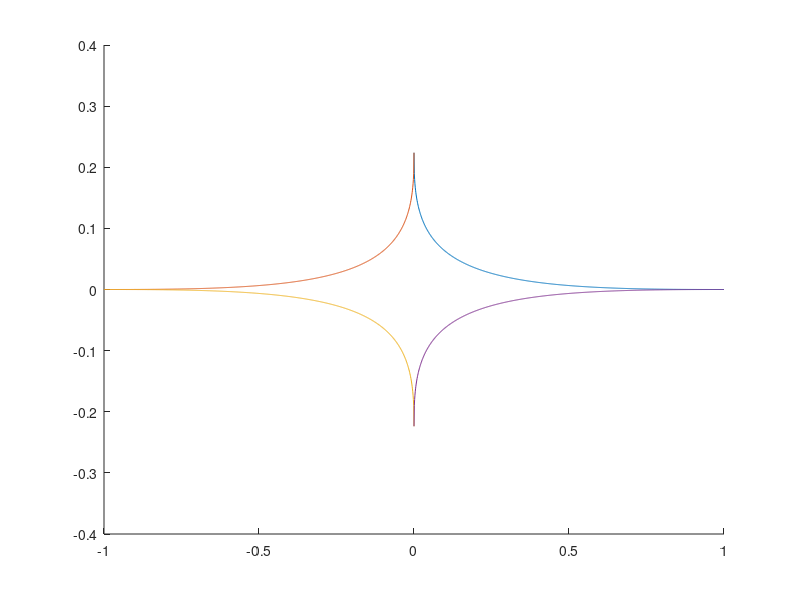

Write the MATLAB code that produced this figure.
format long
k=0.82;
X=0:0.001:1;
Y=((1-X.^(2/5))/(1+k)).^(5/2);
hold on
plot(X, Y)
plot(-X, Y)
plot(-X, -Y)
plot(X, -Y)

%parametrizzo con x nel primo quadrante, poi moltiplico per 4
f=@(x) (1+(1-x^(2/5))^3 * x^(-6/5) /(1+k)^5)^(1/2);
integrale=4*quad(f,0,1)
